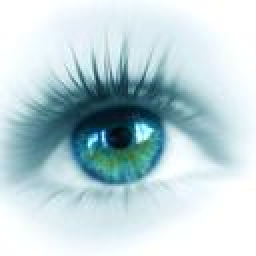
#> input picture examples/data/eye.png, 128 x 128 px (shown 2 times larger)
$ python plot_image_transmission.py
#> lines starting #> are read from the running program, lines starting #| are printed output that depends on the picture
"""
Coding - Decoding simulation of an image
========================================

This example shows a simulation of the transmission of an image as a
binary message through a gaussian white noise channel with an LDPC coding and
decoding system.
"""


# Author: Hicham Janati (hicham.janati@inria.fr)
#
# License: BSD (3-clause)


import numpy as np
from pyldpc import make_ldpc, ldpc_images
from pyldpc.utils_img import gray2bin, rgb2bin
from matplotlib import pyplot as plt
from PIL import Image

from time import time

##################################################################
# Let's see the image we are going to be working with
eye = Image.open("data/eye.png")
#> eye is the input picture: PIL image 128x128 RGB; mean R, G, B 189.9, 211.3, 216.3
# convert it to grayscale and keep one channel
eye = np.asarray(eye.convert('LA'))[:, :, 0]
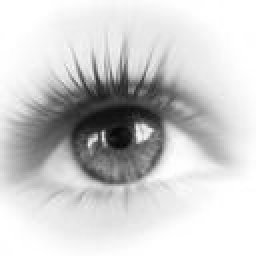
#> eye: shape (128, 128) (shown 2 times larger); min 7, max 255, mean 205.5

# Convert it to a binary matrix
#> (the run stopped early here; a loop or call above may not have finished)
